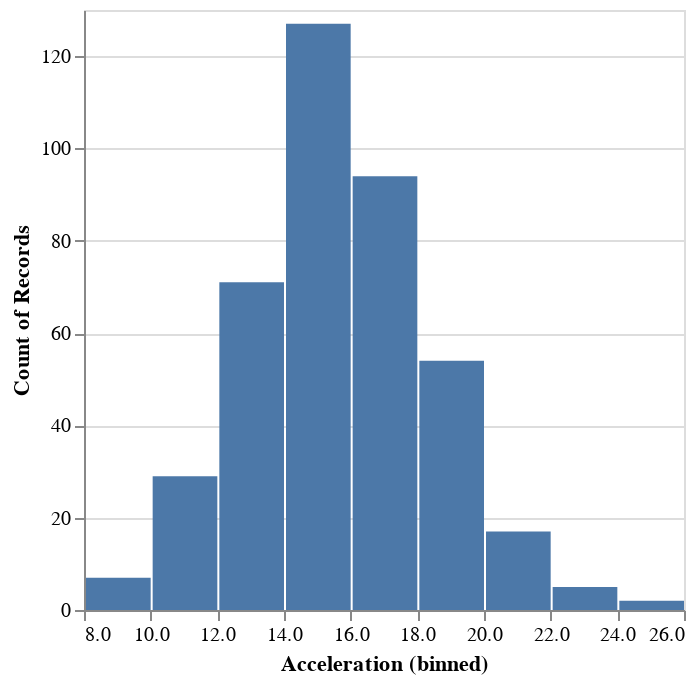

Source (notebook cell):
### Markdown cell above
In `altair`, histogram is not a special type of visualization, but simply a plot with bars where a variable is binned and a counting aggregation function is used.

### Code cell
alt.Chart(cars).mark_bar().encode(
    x=alt.X('Acceleration', bin=True),
    y='count()'
)

### Figure 1 — Vega-Lite specification as saved in the notebook (floating-point values rounded to 4 significant figures; data arrays with more than 128 entries replaced by an {"elided": "..."} marker saying what was removed)
{"config": {"view": {"continuousWidth": 300, "continuousHeight": 300}}, "data": {"name": "data-583e73726c1545c56c203344161a975c"}, "mark": {"type": "bar"}, "encoding": {"x": {"bin": true, "field": "Acceleration", "type": "quantitative"}, "y": {"aggregate": "count", "type": "quantitative"}}, "$schema": "https://vega.github.io/schema/vega-lite/v5.20.1.json", "datasets": {"data-583e73726c1545c56c203344161a975c": {"elided": "406 records"}}}
